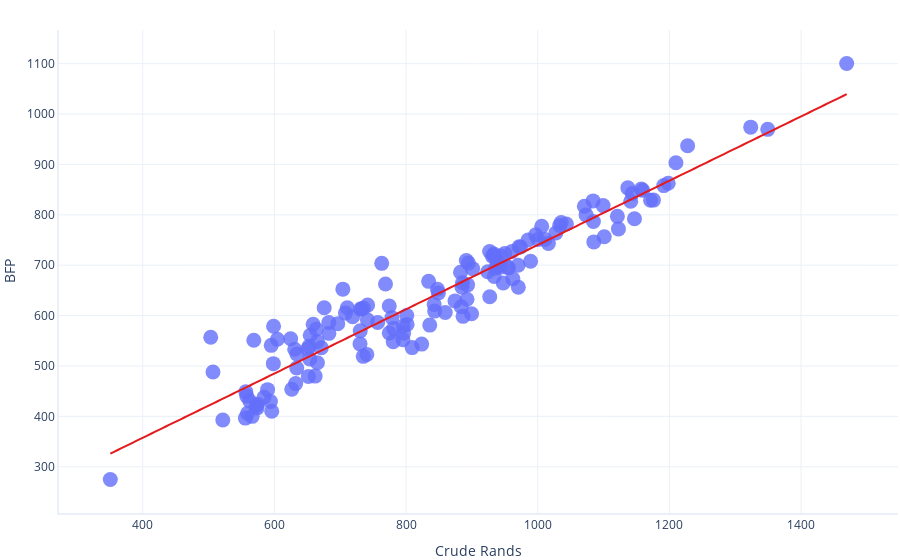

The code cell stored with this chart in its notebook:
### Markdown cell above
#### Relationship between Oil Price in Rand vs BFP
Microsoft Way

### Code cell
import statsmodels.formula.api as smf
import graphing # custom graphing code from microsoft

# First, we define our formula using a special syntax
# This says that BFP is explained by Crude_Rands
formula = "BFP ~ Crude_Rands"

# Perform linear regression. This method takes care of
# the entire fitting procedure for us.
model = smf.ols(formula = formula, data = data).fit()

# Show a graph of the result
graphing.scatter_2D(data,    label_x="Crude_Rands", 
                                label_y="BFP",
                                trendline=lambda x: model.params[1] * x + model.params[0]
                                )
